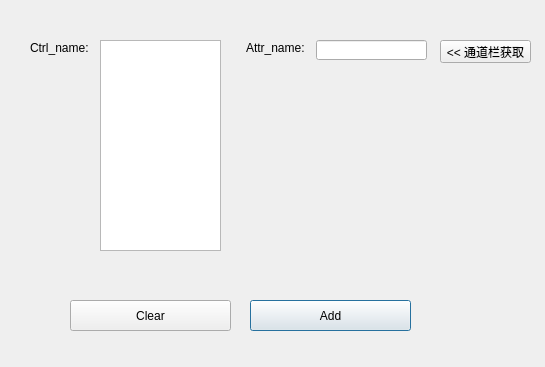
<?xml version="1.0" encoding="UTF-8"?>
<ui version="4.0">
 <class>Dialog</class>
 <widget class="QDialog" name="Dialog">
  <property name="geometry">
   <rect>
    <x>0</x>
    <y>0</y>
    <width>545</width>
    <height>367</height>
   </rect>
  </property>
  <property name="windowTitle">
   <string>add attr</string>
  </property>
  <widget class="QLabel" name="label_2">
   <property name="geometry">
    <rect>
     <x>30</x>
     <y>40</y>
     <width>61</width>
     <height>16</height>
    </rect>
   </property>
   <property name="text">
    <string>Ctrl_name:</string>
   </property>
  </widget>
  <widget class="QLabel" name="label_3">
   <property name="geometry">
    <rect>
     <x>246</x>
     <y>40</y>
     <width>61</width>
     <height>16</height>
    </rect>
   </property>
   <property name="text">
    <string>Attr_name:</string>
   </property>
  </widget>
  <widget class="QLineEdit" name="lineEdit_3">
   <property name="geometry">
    <rect>
     <x>316</x>
     <y>40</y>
     <width>111</width>
     <height>20</height>
    </rect>
   </property>
  </widget>
  <widget class="QPushButton" name="pushButton">
   <property name="geometry">
    <rect>
     <x>250</x>
     <y>300</y>
     <width>161</width>
     <height>31</height>
    </rect>
   </property>
   <property name="text">
    <string>Add</string>
   </property>
  </widget>
  <widget class="QPushButton" name="pushButton_2">
   <property name="geometry">
    <rect>
     <x>440</x>
     <y>40</y>
     <width>91</width>
     <height>23</height>
    </rect>
   </property>
   <property name="text">
    <string>&lt;&lt; 通道栏获取</string>
   </property>
  </widget>
  <widget class="QTableWidget" name="tableWidget">
   <property name="geometry">
    <rect>
     <x>100</x>
     <y>40</y>
     <width>121</width>
     <height>211</height>
    </rect>
   </property>
   <attribute name="horizontalHeaderVisible">
    <bool>false</bool>
   </attribute>
   <attribute name="horizontalHeaderDefaultSectionSize">
    <number>120</number>
   </attribute>
   <column>
    <property name="text">
     <string>ctrl</string>
    </property>
   </column>
  </widget>
  <widget class="QPushButton" name="clear_pushButton">
   <property name="geometry">
    <rect>
     <x>70</x>
     <y>300</y>
     <width>161</width>
     <height>31</height>
    </rect>
   </property>
   <property name="text">
    <string>Clear</string>
   </property>
  </widget>
 </widget>
 <resources/>
 <connections/>
</ui>
